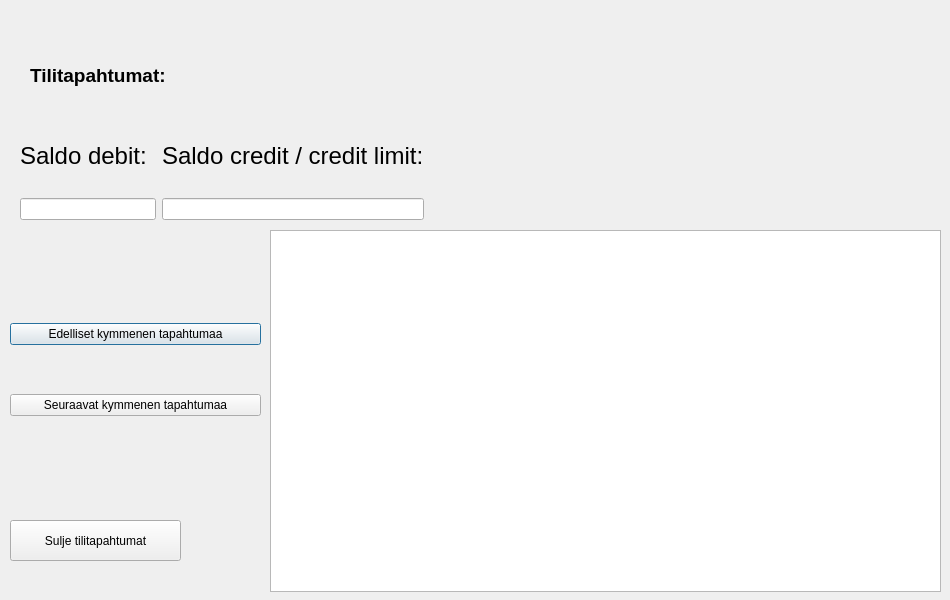
<?xml version="1.0" encoding="UTF-8"?>
<ui version="4.0">
 <class>Tilitapahtumat</class>
 <widget class="QDialog" name="Tilitapahtumat">
  <property name="geometry">
   <rect>
    <x>0</x>
    <y>0</y>
    <width>950</width>
    <height>600</height>
   </rect>
  </property>
  <property name="windowTitle">
   <string>Dialog</string>
  </property>
  <widget class="QTableView" name="tableView">
   <property name="geometry">
    <rect>
     <x>270</x>
     <y>230</y>
     <width>671</width>
     <height>362</height>
    </rect>
   </property>
  </widget>
  <widget class="QLabel" name="label">
   <property name="geometry">
    <rect>
     <x>30</x>
     <y>60</y>
     <width>271</width>
     <height>31</height>
    </rect>
   </property>
   <property name="text">
    <string>&lt;html&gt;&lt;head/&gt;&lt;body&gt;&lt;p&gt;&lt;span style=&quot; font-size:14pt; font-weight:600;&quot;&gt;Tilitapahtumat:&lt;/span&gt;&lt;/p&gt;&lt;/body&gt;&lt;/html&gt;</string>
   </property>
  </widget>
  <widget class="QWidget" name="verticalLayoutWidget">
   <property name="geometry">
    <rect>
     <x>10</x>
     <y>280</y>
     <width>251</width>
     <height>181</height>
    </rect>
   </property>
   <layout class="QVBoxLayout" name="verticalLayout">
    <item>
     <widget class="QPushButton" name="edelliset10">
      <property name="text">
       <string>Edelliset kymmenen tapahtumaa</string>
      </property>
     </widget>
    </item>
    <item>
     <widget class="QPushButton" name="seuraavat10">
      <property name="text">
       <string>Seuraavat kymmenen tapahtumaa</string>
      </property>
     </widget>
    </item>
   </layout>
  </widget>
  <widget class="QPushButton" name="suljetilita">
   <property name="geometry">
    <rect>
     <x>10</x>
     <y>520</y>
     <width>171</width>
     <height>41</height>
    </rect>
   </property>
   <property name="text">
    <string>Sulje tilitapahtumat</string>
   </property>
  </widget>
  <widget class="QWidget" name="horizontalLayoutWidget">
   <property name="geometry">
    <rect>
     <x>20</x>
     <y>120</y>
     <width>404</width>
     <height>100</height>
    </rect>
   </property>
   <layout class="QHBoxLayout" name="horizontalLayout">
    <item>
     <layout class="QVBoxLayout" name="verticalLayout_2">
      <item>
       <widget class="QLabel" name="label_2">
        <property name="font">
         <font>
          <pointsize>16</pointsize>
         </font>
        </property>
        <property name="text">
         <string>&lt;html&gt;&lt;head/&gt;&lt;body&gt;&lt;p&gt;&lt;span style=&quot; font-size:18pt;&quot;&gt;Saldo debit:&lt;/span&gt;&lt;/p&gt;&lt;/body&gt;&lt;/html&gt;</string>
        </property>
       </widget>
      </item>
      <item>
       <widget class="QLineEdit" name="lineEdit">
        <property name="cursor">
         <cursorShape>BlankCursor</cursorShape>
        </property>
        <property name="text">
         <string/>
        </property>
       </widget>
      </item>
     </layout>
    </item>
    <item>
     <layout class="QVBoxLayout" name="verticalLayout_3">
      <item>
       <widget class="QLabel" name="label_3">
        <property name="font">
         <font>
          <pointsize>16</pointsize>
         </font>
        </property>
        <property name="text">
         <string>&lt;html&gt;&lt;head/&gt;&lt;body&gt;&lt;p&gt;&lt;span style=&quot; font-size:18pt;&quot;&gt;Saldo credit / credit limit:&lt;/span&gt;&lt;/p&gt;&lt;/body&gt;&lt;/html&gt;</string>
        </property>
       </widget>
      </item>
      <item>
       <widget class="QLineEdit" name="lineEdit_2">
        <property name="cursor">
         <cursorShape>BlankCursor</cursorShape>
        </property>
        <property name="text">
         <string/>
        </property>
       </widget>
      </item>
     </layout>
    </item>
   </layout>
  </widget>
 </widget>
 <resources/>
 <connections/>
</ui>
